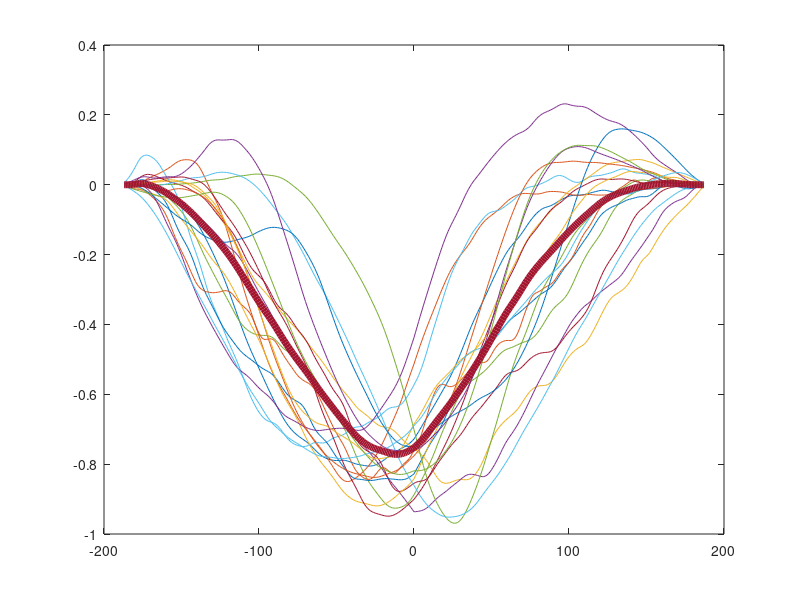

The MATLAB source for this figure: (Note: this script raises an error after producing the figure.)
clc; close all; clear;
%% load dataset
load corr_data.mat
%% plot
figure;plot(lags_stim,corr_data);
hold on
plot(lags_stim,mean(corr_data,2),'LineWidth',5);

%% plot shaded results
% Define the real time range
real_time_start = -5; % start of real time range in seconds
real_time_end = 5;    % end of real time range in seconds

% Calculate the scaling factor
scaling_factor = (5 - -5) / (max(lags_stim) - min(lags_stim));

% Calculate the offset
offset = real_time_start - min(lags_stim) * scaling_factor;

% Transform the time lags to real time
real_time = lags_stim * scaling_factor + offset;

% Calculate the mean and standard deviation across rows
mean_data = mean(corr_data, 2);
std_data = std(corr_data, 0, 2);

% Determine the sample size
n = size(data,1);

% Compute the standard error of the mean
sem_data = std_data / sqrt(n);

% Plot using shadedErrorBar
h = shadedErrorBar(real_time, mean_data, sem_data, 'lineProps', 'r');

% Find the minimum value in mean_data and its index
[min_mean, min_index] = min(mean_data);

% Get the corresponding standard deviation and time
min_sem = sem_data(min_index);
min_time = real_time(min_index);

% Display the results
fprintf('Minimum Mean Value: %f\n', min_mean);
fprintf('SEM at Minimum Mean: %f\n', min_sem);
fprintf('Time at Minimum Mean: %f seconds\n', min_time);

% Mark the minimum point on the plot
hold on;
plot(min_time, min_mean, 'ro', 'MarkerSize', 10, 'LineWidth', 2);
hold off;

% Customize the plot
xlabel('Time (seconds)');
ylabel('Mean Correlation');
title('Mean Correlation with SEM');
grid on;
legend('Mean ± SEM', 'Minimum Mean Value');